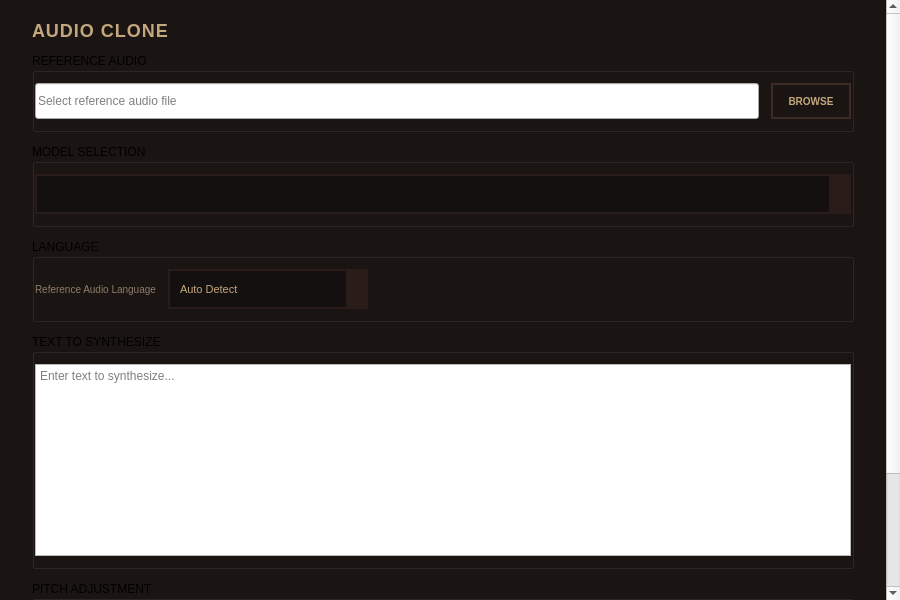
<?xml version="1.0" encoding="UTF-8"?>
<ui version="4.0">
 <class>AudioClone</class>
 <widget class="QWidget" name="AudioClone">
  <property name="geometry">
   <rect>
    <x>0</x>
    <y>0</y>
    <width>900</width>
    <height>600</height>
   </rect>
  </property>
  <property name="windowTitle">
   <string>音频克隆</string>
  </property>
  <property name="styleSheet">
   <string notr="true">QWidget#AudioClone {
    background: #1a1412;
}

QLabel {
    background: transparent;
    font-family: &quot;Press Start 2P&quot;, &quot;Courier New&quot;, monospace;
}

QGroupBox {
    background: transparent;
    border: 2px solid #2a1d19;
    border-radius: 0px;
    margin-top: 16px;
    padding-top: 12px;
    padding-left: 12px;
    font-size: 10px;
    letter-spacing: 0px;
    text-transform: uppercase;
    color: #8d7b68;
    font-weight: bold;
}

QGroupBox::title {
    subcontrol-origin: margin;
    subcontrol-position: top left;
    left: 8px;
    top: -8px;
    padding: 0 4px 0 4px;
    background: #1a1412;
}

QLineEdit {
    background: #14100f;
    color: #c4a77d;
    border: 2px solid #2a1d19;
    border-radius: 0px;
    padding: 8px 10px;
    font-size: 11px;
    selection-background-color: #3d2b25;
}

QLineEdit:focus {
    border-color: #c4a77d;
    background: #1a1412;
}

QLineEdit::placeholder {
    color: #6b5c52;
}

QTextEdit {
    background: #14100f;
    color: #c4a77d;
    border: 2px solid #2a1d19;
    border-radius: 0px;
    padding: 10px 12px 10px 12px;
    font-size: 11px;
    line-height: 1.4;
    selection-background-color: #3d2b25;
}

QTextEdit:focus {
    border-color: #c4a77d;
    background: #1a1412;
}

QTextEdit::placeholder {
    color: #6b5c52;
}

QSlider::groove:horizontal {
    border: 2px solid #2a1d19;
    height: 8px;
    background: #14100f;
    margin: 6px 0;
    border-radius: 0px;
}

QSlider::handle:horizontal {
    background: #c4a77d;
    border: 2px solid #2a1d19;
    width: 16px;
    height: 16px;
    margin: -6px 0;
    border-radius: 0px;
}

QSlider::handle:horizontal:hover {
    background: #e8d5c4;
    border-color: #c4a77d;
}

QProgressBar {
    background: #14100f;
    border: 2px solid #2a1d19;
    border-radius: 0px;
    height: 12px;
    text-align: center;
}

QProgressBar::chunk {
    background: qlineargradient(x1:0, y1:0, x2:1, y2:0,
                                stop:0 #5a4339,
                                stop:1 #8d7b68);
    border-radius: 0px;
    border: 1px solid #3d2b25;
}

QScrollArea {
    background: #1a1412;
    border: none;
}

QScrollArea > QWidget > QWidget {
    background: #1a1412;
}</string>
  </property>
  <layout class="QVBoxLayout" name="verticalLayout">
   <property name="spacing">
    <number>0</number>
   </property>
   <property name="leftMargin">
    <number>0</number>
   </property>
   <property name="topMargin">
    <number>0</number>
   </property>
   <property name="rightMargin">
    <number>0</number>
   </property>
   <property name="bottomMargin">
    <number>0</number>
   </property>
   <item>
    <widget class="QScrollArea" name="scrollArea">
     <property name="widgetResizable">
      <bool>true</bool>
     </property>
     <property name="horizontalScrollBarPolicy">
      <enum>Qt::ScrollBarPolicy::ScrollBarAlwaysOff</enum>
     </property>
     <property name="styleSheet">
      <string notr="true">QScrollArea {
    background: #1a1412;
    border: none;
}</string>
     </property>
     <widget class="QWidget" name="scrollAreaContents">
      <property name="geometry">
       <rect>
        <x>0</x>
        <y>0</y>
        <width>900</width>
        <height>600</height>
       </rect>
      </property>
      <property name="styleSheet">
       <string notr="true">QWidget#scrollAreaContents {
    background: #1a1412;
}</string>
      </property>
      <layout class="QVBoxLayout" name="contentLayout">
      <property name="spacing">
       <number>12</number>
      </property>
      <property name="leftMargin">
       <number>32</number>
      </property>
      <property name="topMargin">
       <number>20</number>
      </property>
      <property name="rightMargin">
       <number>32</number>
      </property>
      <property name="bottomMargin">
       <number>20</number>
      </property>
      <item>
       <widget class="QLabel" name="titleLabel">
        <property name="text">
         <string>AUDIO CLONE</string>
        </property>
        <property name="styleSheet">
         <string notr="true">color: #c4a77d;
    font-size: 18px;
    font-weight: bold;
    letter-spacing: 1px;
    background: transparent;</string>
        </property>
       </widget>
      </item>
      <item>
       <widget class="QGroupBox" name="referenceGroup">
        <property name="title">
         <string>REFERENCE AUDIO</string>
        </property>
        <property name="minimumHeight">
         <number>100</number>
        </property>
        <property name="sizePolicy">
         <sizepolicy hsizetype="Preferred" vsizetype="Minimum">
          <horstretch>0</horstretch>
          <verstretch>0</verstretch>
         </sizepolicy>
        </property>
        <layout class="QVBoxLayout" name="referenceLayout">
         <property name="spacing">
          <number>8</number>
         </property>
         <property name="leftMargin">
          <number>0</number>
         </property>
         <property name="topMargin">
          <number>10</number>
         </property>
         <property name="rightMargin">
          <number>0</number>
         </property>
         <property name="bottomMargin">
          <number>10</number>
         </property>
         <item>
          <layout class="QHBoxLayout" name="refAudioLayout">
           <property name="spacing">
            <number>12</number>
           </property>
           <item>
            <widget class="QLineEdit" name="refAudioPath">
             <property name="minimumSize">
              <size>
               <width>0</width>
               <height>36</height>
              </size>
             </property>
             <property name="placeholderText">
              <string>Select reference audio file</string>
             </property>
             <property name="readOnly">
              <bool>true</bool>
             </property>
            </widget>
           </item>
           <item>
            <widget class="QPushButton" name="btnSelectRefAudio">
             <property name="text">
              <string>BROWSE</string>
             </property>
             <property name="minimumSize">
              <size>
               <width>80</width>
               <height>36</height>
              </size>
             </property>
             <property name="styleSheet">
              <string notr="true">QPushButton {
    background: #1a1412;
    color: #c4a77d;
    border: 2px solid #3d2b25;
    border-radius: 0px;
    font-size: 10px;
    font-weight: bold;
    letter-spacing: 0px;
    padding: 4px 8px;
    text-align: center;
}

QPushButton:hover {
    background: #3d2b25;
    color: #e8d5c4;
    border-color: #c4a77d;
}

QPushButton:pressed {
    background: #c4a77d;
    color: #1a1412;
    border-color: #c4a77d;
}</string>
             </property>
            </widget>
           </item>
          </layout>
         </item>
        </layout>
       </widget>
      </item>
      <item>
       <widget class="QGroupBox" name="modelGroup">
        <property name="title">
         <string>MODEL SELECTION</string>
        </property>
        <property name="minimumHeight">
         <number>80</number>
        </property>
        <property name="sizePolicy">
         <sizepolicy hsizetype="Preferred" vsizetype="Minimum">
          <horstretch>0</horstretch>
          <verstretch>0</verstretch>
         </sizepolicy>
        </property>
        <layout class="QVBoxLayout" name="modelLayout">
         <property name="spacing">
          <number>8</number>
         </property>
         <property name="leftMargin">
          <number>0</number>
         </property>
         <property name="topMargin">
          <number>10</number>
         </property>
         <property name="rightMargin">
          <number>0</number>
         </property>
         <property name="bottomMargin">
          <number>10</number>
         </property>
         <item>
          <widget class="QComboBox" name="modelComboBox">
           <property name="minimumSize">
            <size>
             <width>0</width>
             <height>40</height>
            </size>
           </property>
           <property name="styleSheet">
            <string notr="true">QComboBox {
    background: #14100f;
    color: #c4a77d;
    border: 2px solid #2a1d19;
    border-radius: 0px;
    padding: 6px 10px;
    font-size: 11px;
}

QComboBox:hover {
    border-color: #3d2b25;
}

QComboBox:focus {
    border-color: #c4a77d;
}

QComboBox::drop-down {
    border: none;
    background: #2a1d19;
    width: 20px;
}

QComboBox::down-arrow {
    image: none;
    border: 2px solid #c4a77d;
    border-top: none;
    border-right: none;
    width: 6px;
    height: 6px;
    margin-right: 8px;
}

QComboBox QAbstractItemView {
    background: #14100f;
    color: #c4a77d;
    border: 2px solid #2a1d19;
    selection-background-color: #3d2b25;
    selection-color: #e8d5c4;
    padding: 4px;
}</string>
           </property>
          </widget>
         </item>
        </layout>
       </widget>
      </item>
      <item>
       <widget class="QGroupBox" name="languageGroup">
        <property name="title">
         <string>LANGUAGE</string>
        </property>
        <property name="minimumHeight">
         <number>80</number>
        </property>
        <property name="sizePolicy">
         <sizepolicy hsizetype="Preferred" vsizetype="Minimum">
          <horstretch>0</horstretch>
          <verstretch>0</verstretch>
         </sizepolicy>
        </property>
        <layout class="QVBoxLayout" name="languageLayout">
         <property name="spacing">
          <number>8</number>
         </property>
         <property name="leftMargin">
          <number>0</number>
         </property>
         <property name="topMargin">
          <number>10</number>
         </property>
         <property name="rightMargin">
          <number>0</number>
         </property>
         <property name="bottomMargin">
          <number>10</number>
         </property>
         <item>
          <layout class="QHBoxLayout" name="languageInputLayout">
           <property name="spacing">
            <number>12</number>
           </property>
           <item>
            <widget class="QLabel" name="languageLabel">
             <property name="text">
              <string>Reference Audio Language</string>
             </property>
             <property name="styleSheet">
              <string notr="true">color: #8d7b68;
    font-size: 10px;
    letter-spacing: 0px;
    background: transparent;</string>
             </property>
            </widget>
           </item>
           <item>
            <widget class="QComboBox" name="languageComboBox">
             <property name="minimumSize">
              <size>
               <width>200</width>
               <height>40</height>
              </size>
             </property>
             <property name="styleSheet">
              <string notr="true">QComboBox {
    background: #14100f;
    color: #c4a77d;
    border: 2px solid #2a1d19;
    border-radius: 0px;
    padding: 6px 10px;
    font-size: 11px;
}

QComboBox:hover {
    border-color: #3d2b25;
}

QComboBox:focus {
    border-color: #c4a77d;
}

QComboBox::drop-down {
    border: none;
    background: #2a1d19;
    width: 20px;
}

QComboBox::down-arrow {
    image: none;
    border: 2px solid #c4a77d;
    border-top: none;
    border-right: none;
    width: 6px;
    height: 6px;
    margin-right: 8px;
}

QComboBox QAbstractItemView {
    background: #14100f;
    color: #c4a77d;
    border: 2px solid #2a1d19;
    selection-background-color: #3d2b25;
    selection-color: #e8d5c4;
    padding: 4px;
}</string>
             </property>
             <item>
              <property name="text">
               <string>Auto Detect</string>
              </property>
             </item>
             <item>
              <property name="text">
               <string>Chinese (中文)</string>
              </property>
             </item>
             <item>
              <property name="text">
               <string>English</string>
              </property>
             </item>
             <item>
              <property name="text">
               <string>Japanese (日本語)</string>
              </property>
             </item>
             <item>
              <property name="text">
               <string>Korean (한국어)</string>
              </property>
             </item>
            </widget>
           </item>
           <item>
            <spacer name="languageSpacer">
             <property name="orientation">
              <enum>Qt::Horizontal</enum>
             </property>
             <property name="sizeHint" stdset="0">
              <size>
               <width>40</width>
               <height>20</height>
              </size>
             </property>
            </spacer>
           </item>
          </layout>
         </item>
        </layout>
       </widget>
      </item>
      <item>
       <widget class="QGroupBox" name="textGroup">
        <property name="title">
         <string>TEXT TO SYNTHESIZE</string>
        </property>
        <property name="minimumHeight">
         <number>200</number>
        </property>
        <property name="sizePolicy">
         <sizepolicy hsizetype="Preferred" vsizetype="Minimum">
          <horstretch>0</horstretch>
          <verstretch>0</verstretch>
         </sizepolicy>
        </property>
        <layout class="QVBoxLayout" name="textLayout">
         <property name="spacing">
          <number>0</number>
         </property>
         <property name="leftMargin">
          <number>0</number>
         </property>
         <property name="topMargin">
          <number>10</number>
         </property>
         <property name="rightMargin">
          <number>0</number>
         </property>
         <property name="bottomMargin">
          <number>10</number>
         </property>
         <item>
          <widget class="QTextEdit" name="textInput">
           <property name="placeholderText">
            <string>Enter text to synthesize...</string>
           </property>
           <property name="minimumHeight">
            <number>180</number>
           </property>
          </widget>
         </item>
        </layout>
       </widget>
      </item>
      <item>
       <widget class="QGroupBox" name="optionsGroup">
        <property name="title">
         <string>PITCH ADJUSTMENT</string>
        </property>
        <property name="minimumHeight">
         <number>80</number>
        </property>
        <property name="sizePolicy">
         <sizepolicy hsizetype="Preferred" vsizetype="Minimum">
          <horstretch>0</horstretch>
          <verstretch>0</verstretch>
         </sizepolicy>
        </property>
        <layout class="QVBoxLayout" name="optionsLayout">
         <property name="spacing">
          <number>8</number>
         </property>
         <property name="leftMargin">
          <number>0</number>
         </property>
         <property name="topMargin">
          <number>10</number>
         </property>
         <property name="rightMargin">
          <number>0</number>
         </property>
         <property name="bottomMargin">
          <number>10</number>
         </property>
         <item>
          <layout class="QHBoxLayout" name="pitchLayout">
           <property name="spacing">
            <number>8</number>
           </property>
           <item>
            <widget class="QLabel" name="pitchLabel">
             <property name="text">
              <string>PITCH</string>
             </property>
             <property name="styleSheet">
              <string notr="true">color: #8d7b68;
    font-size: 10px;
    letter-spacing: 0px;
    background: transparent;</string>
             </property>
            </widget>
           </item>
           <item>
            <widget class="QSlider" name="pitchSlider">
             <property name="minimum">
              <number>-12</number>
             </property>
             <property name="maximum">
              <number>12</number>
             </property>
             <property name="value">
              <number>0</number>
             </property>
             <property name="orientation">
              <enum>Qt::Orientation::Horizontal</enum>
             </property>
            </widget>
           </item>
           <item>
            <widget class="QLabel" name="pitchValue">
             <property name="text">
              <string>0</string>
             </property>
             <property name="minimumSize">
              <size>
               <width>32</width>
               <height>0</height>
              </size>
             </property>
             <property name="alignment">
              <set>Qt::AlignmentFlag::AlignRight|Qt::AlignmentFlag::AlignTrailing|Qt::AlignmentFlag::AlignVCenter</set>
             </property>
             <property name="styleSheet">
              <string notr="true">color: #c4a77d;
    font-size: 10px;
    font-weight: bold;
    background: transparent;</string>
             </property>
            </widget>
           </item>
          </layout>
         </item>
        </layout>
       </widget>
      </item>
      <item>
       <widget class="QProgressBar" name="progressBar">
        <property name="value">
         <number>0</number>
        </property>
        <property name="textVisible">
         <bool>false</bool>
        </property>
        <property name="styleSheet">
         <string notr="true">QProgressBar {
    background: #14100f;
    border: 1px solid #2a1d19;
    border-radius: 2px;
    height: 4px;
    text-align: center;
}

QProgressBar::chunk {
    background: qlineargradient(x1:0, y1:0, x2:1, y2:0,
                                stop:0 #5a4339,
                                stop:1 #8d7b68);
    border-radius: 2px;
}</string>
        </property>
       </widget>
      </item>
      <item>
       <layout class="QHBoxLayout" name="buttonLayout">
        <property name="spacing">
         <number>12</number>
        </property>
        <item>
         <widget class="QPushButton" name="btnGenerate">
          <property name="minimumSize">
           <size>
            <width>0</width>
            <height>48</height>
           </size>
          </property>
          <property name="text">
           <string>GENERATE</string>
          </property>
          <property name="enabled">
           <bool>false</bool>
          </property>
          <property name="styleSheet">
           <string notr="true">QPushButton {
    background: #3d2b25;
    color: #e8d5c4;
    border: 2px solid #5a4339;
    border-radius: 0px;
    font-size: 11px;
    font-weight: bold;
    letter-spacing: 0px;
    padding: 6px 12px;
    text-align: center;
}

QPushButton:hover {
    background: #5a4339;
    color: #c4a77d;
    border-color: #c4a77d;
}

QPushButton:pressed {
    background: #c4a77d;
    color: #1a1412;
    border-color: #c4a77d;
}

QPushButton:disabled {
    background: #1a1412;
    color: #6b5c52;
    border-color: #2a1d19;
}</string>
          </property>
         </widget>
        </item>
       </layout>
      </item>
      <item>
       <spacer name="verticalSpacer">
        <property name="orientation">
         <enum>Qt::Orientation::Vertical</enum>
        </property>
        <property name="sizeHint" stdset="0">
         <size>
          <width>20</width>
          <height>20</height>
         </size>
        </property>
       </spacer>
      </item>
     </layout>
    </widget>
   </widget>
   </item>
  </layout>
 </widget>
 <resources/>
 <connections/>
</ui>
